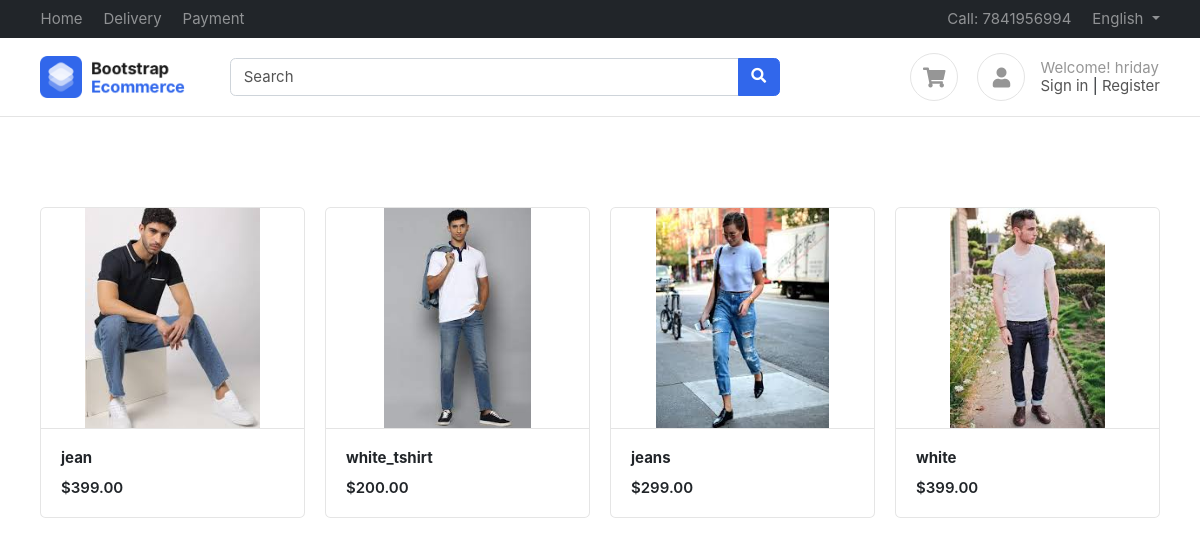
The page / (signed in) on the database its author committed.
### products/models.py (models this page shows, shortened)
class Product(BaseModel):
    product_name = models.CharField(max_length=100)
    slug = models.SlugField(unique=True  , null=True , blank=True)
    category = models.ForeignKey(Category , on_delete=models.CASCADE , related_name="products")
    price = models.IntegerField()
    product_desription = models.TextField()
    color_variant = models.ManyToManyField(ColorVariant , blank=True)
    size_variant = models.ManyToManyField(SizeVariant , blank=True)

class ProductImage(BaseModel):
    product = models.ForeignKey(Product , on_delete=models.CASCADE , related_name="product_images")
    image =  models.ImageField(upload_to="product")

### home/views.py (the view)
# urls.py: path('', index, name='inder'),
def index(request):
    context = {'products' : Product.objects.all()}
    return render(request , 'home/index.html' , context)

### templates/home/index.html
{% extends "base/base.html"%}
{%  block start %}
<div class="container mt-5 pt-5">
    <div class="row">
        {% for product in products %}
        <div class="col-md-3">
            <figure class="card card-product-grid">
                <div class="img-wrap"> <img src="/media/{{product.product_images.first.image}}"> </div>
                <figcaption class="info-wrap border-top">
                    <a href="{% url 'get_product' product.slug %}" class="title">
                        <b>{{product.product_name}}</b></a>
                    <div class="price mt-2">${{product.price}}.00</div>
                </figcaption>
            </figure>
        </div>
        {% endfor %}
    </div>
    </div>
{% endblock %}

### templates/base/base.html (shortened to what this page needs)
<!DOCTYPE HTML>
<html lang="en">
<head>
<link href="/media/css/bootstrap.css" rel="stylesheet" type="text/css"/>
<link href="/media/fonts/fontawesome/css/all.min.css" type="text/css" rel="stylesheet">
<link href="/media/css/ui.css" rel="stylesheet" type="text/css"/>
<link href="/media/css/responsive.css" rel="stylesheet" />
</head>
<body>
	<header class="section-header">
		<nav class="navbar navbar-dark navbar-expand p-0 bg-dark">
		<div class="container">
			<ul class="navbar-nav d-none d-md-flex mr-auto">
				<li class="nav-item"><a class="nav-link" href="#">Home</a></li>
				<li class="nav-item"><a class="nav-link" href="#">Delivery</a></li>
				<li class="nav-item"><a class="nav-link" href="#">Payment</a></li>
			</ul>
			<ul class="navbar-nav">
				<li class="nav-item"><a href="#" class="nav-link"> Call: 7841956994 </a></li>
				<li class="nav-item dropdown">
					 <a href="#" class="nav-link dropdown-toggle" data-toggle="dropdown"> English </a>
				</li>
			</ul>
		  </div>
		</nav>
		<section class="header-main border-bottom">
			<div class="container">
		<div class="row align-items-center">
			<div class="col-lg-2 col-4">
				<div class="brand-wrap">
					<img class="logo" src="images/logo.png">
				</div>
			</div>
			<div class="col-lg-6 col-sm-12">
				<form action="#" class="search">
					<div class="input-group w-100">
						<input type="text" class="form-control" placeholder="Search">
						<div class="input-group-append">
						  <button class="btn btn-primary" type="submit">
							<i class="fa fa-search"></i>
						  </button>
						</div>
					</div>
				</form>
			</div>
			<div class="col-lg-4 col-sm-6 col-8">
				<div class="widgets-wrap float-md-right">
					<div class="widget-header  mr-3">
						<a href="{% url 'cart' %}" class="icon icon-sm rounded-circle border"><i class="fa fa-shopping-cart"></i></a>
					</div>
					<div class="widget-header icontext">
						<a href="#" class="icon icon-sm rounded-circle border"><i class="fa fa-user"></i></a>
						<div class="text">
							<span class="text-muted">Welcome! {{user}}</span>
							<div>
								<a href="/accounts/login/">Sign in</a> |
								<a href="/accounts/register/"> Register</a>
							</div>
						</div>
					</div>
				</div>
			</div>
		</div>
			</div>
		</section>
		</header>
		{% block start %}
		{% endblock %}
        </body>
        </html>

### public/static/css/ui.css (style rules this page uses)
html { font-family: 'Inter', sans-serif; font-size: 15px; }
.img-wrap { text-align: center; display: block; }
.img-wrap img { max-width: 100%; }
.icon-xs, .icon-sm, .icon-md, .icon-lg { display: inline-block; text-align: center; flex-shrink: 0; flex-grow: 0; }
.icon-sm { width: 48px; height: 48px; line-height: 48px; font-size: 20px; }
figure { margin-bottom: 0; }
.card .title { color: #212529; }
.header-main { position: relative; padding-top: 1rem; padding-bottom: 1rem; }
.brand-wrap .logo, .navbar-brand .logo { margin-right: 7px; max-height: 42px; display: inline-block; }
.widget-header { display: inline-block; vertical-align: middle; position: relative; }
.widget-header a { color: #545454; }
.widget-header i { color: #969696; }
[class*='card-product'] a.title { color: #212529; display: block; }
[class*='card-product'] .img-wrap { overflow: hidden; position: relative; }
[class*='card-product'] .img-wrap img { height: 100%; max-width: 100%; width: auto; display: inline-block; object-fit: cover; }
.card-product-grid { margin-bottom: 20px; }
.card-product-grid .img-wrap { border-radius: 0.2rem 0.2rem 0 0; height: 220px; }
.card-product-grid .info-wrap { overflow: hidden; padding: 18px 20px; }
.card .img-wrap { overflow: hidden; }
.icontext { display: inline-flex; align-items: center; vertical-align: middle; }
.icontext .text { width: 100%; line-height: 1.2; color: #212529; }
.icontext .icon { position: relative; margin-right: 15px; flex-shrink: 0; flex-grow: 0; }
.price { font-weight: 600; color: #212529; }

### rows shown on the page
Product: product_images.first.image (picture), product_name "jean", price "399"
Product: product_images.first.image (picture), product_name "white_tshirt", price "200"
Product: product_images.first.image (picture), product_name "jeans", price "299"
Product: product_images.first.image (picture), product_name "white", price "399"

### other values the page prints
{{ user }} "hriday"
